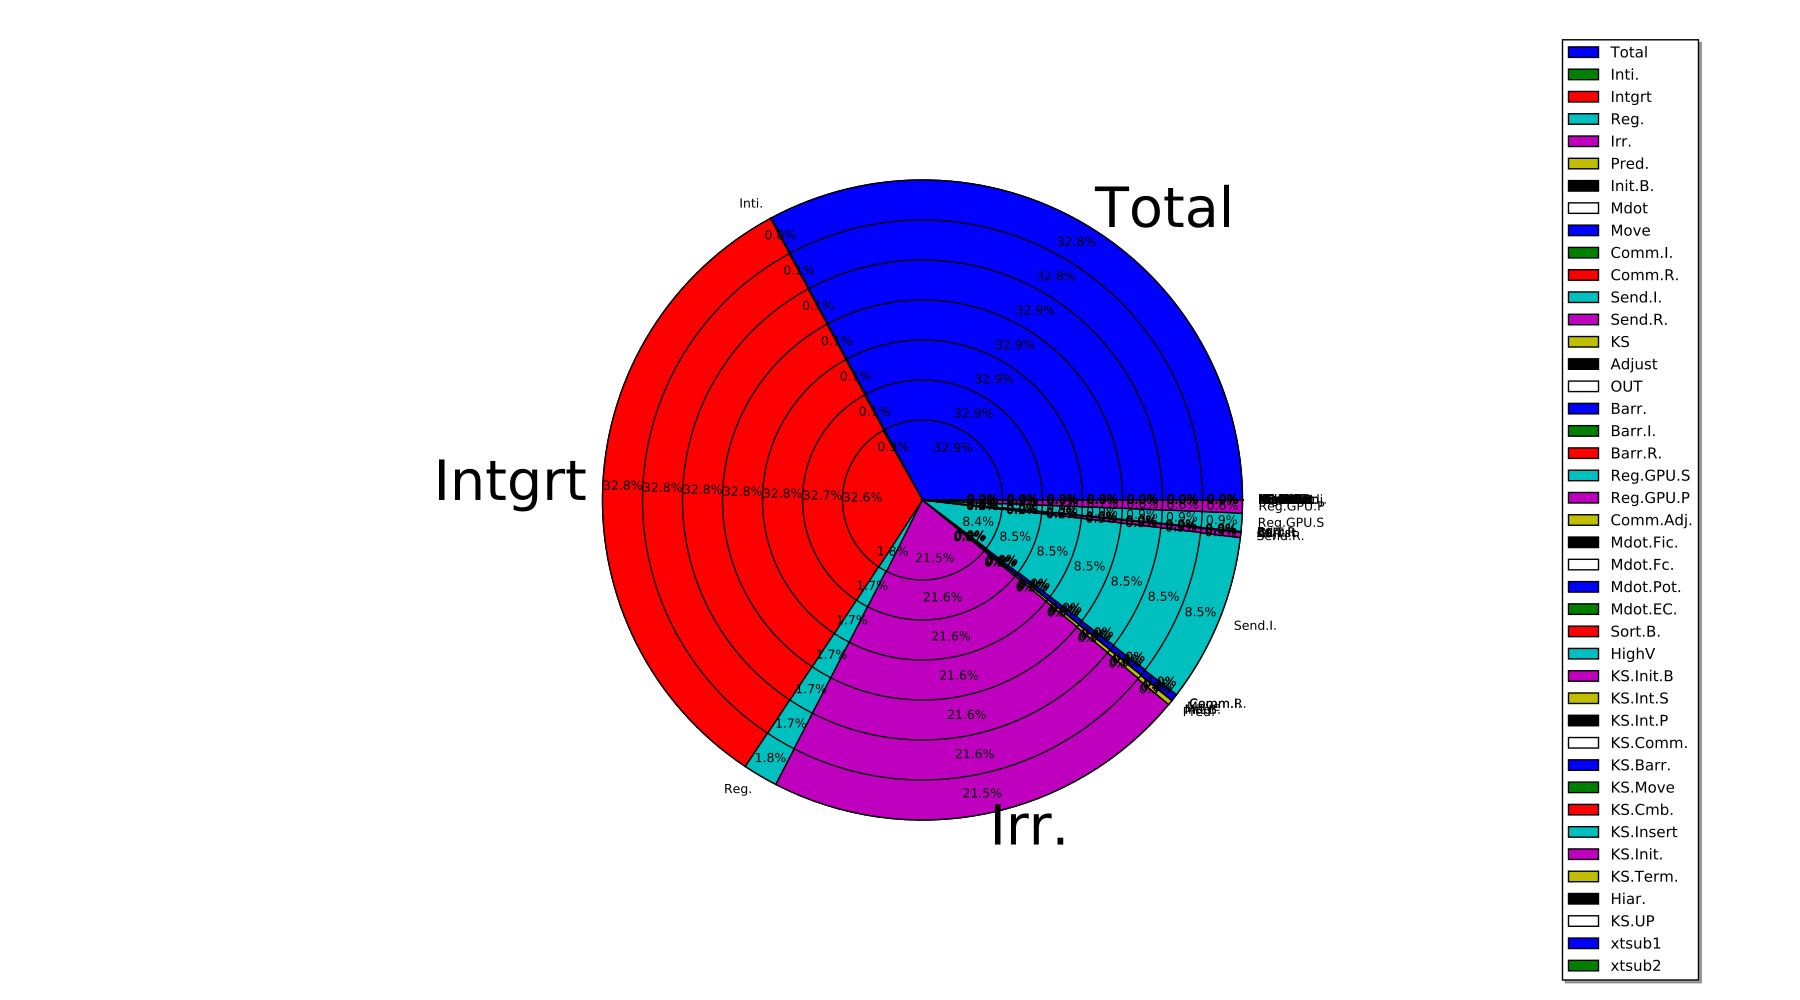

Recreate this plot in Python.

file = open('../dirty/log.run','r')
runLog = file.readlines()

lines = []
for i in range(len(runLog)):
    line = runLog[i]
    if line[:4] == '  PE':
        peLine = line
        lines.append(runLog[i+1])
def TansferToFloat(i):
    try:
        return float(i)
    except:
        return float(i.replace('D','E'))

import matplotlib.pyplot as plt
import matplotlib as mpl
mpl.rcParams['font.size'] = 9.0

plt.figure(figsize=(16,9))
labels = peLine.strip().split()[2:]
labels = labels[3:18]

T = []
#print peLine
for line in lines:
    temp = line.strip().split()[2:]
    times = [TansferToFloat(i) for i in temp]
    times = times[3:18]
    T.append(times)
steps = len(T)

# This first pie chart fill the plot, it's the lowest level
patches, texts= plt.pie(T[steps-1], labels=labels, labeldistance=1.05)
        #colors=plt.style.library['bmh']['axes.color_cycle'])
for text in texts:
    if text._text == 'Total' or text._text == 'Irr.' or text._text == 'Intgrt' or text._text == 'Reg.':
        text.set_fontsize(30)
'''
Total
Inti.
Intgrt

Reg.
Irr.
Pred.
Init.B.
Mdot
Move
Comm.I.
Comm.R.
Send.I.
Send.R.
KS
Adjust
OUT
Barr.

Barr.I.
Barr.R.
Reg.GPU.S
Reg.GPU.P
Comm.Adj.
Mdot.Fic.
Mdot.Fc.
Mdot.Pot.
Mdot.EC.
Sort.B.
HighV
KS.Init.B
KS.Int.S
KS.Int.P
KS.Comm.
KS.Barr.
KS.Move
KS.Cmb.
KS.Insert
KS.Init.
KS.Term.
Hiar.
KS.UP
xtsub1
xtsub2
'''
ax = plt.gca()
# For each successive plot, change the max radius so that they overlay
for i in range(steps-1,0,-1):
    ax.pie(T[i], radius=float(i+1)/float(steps), autopct = '%3.1f%%',
            pctdistance = ((2*(i+1)-1)/float(2*steps))/((i+1)/float(steps)), shadow = False) 
            #colors=plt.style.library['bmh']['axes.color_cycle'])

ax.set_aspect('equal')

#plt.legend(labels, loc=(1.3, -0.1), shadow=True)
plt.legend(labels, loc=(1.2, 0.3), shadow=True)
#plt.show()
plt.savefig('PE.pdf')
